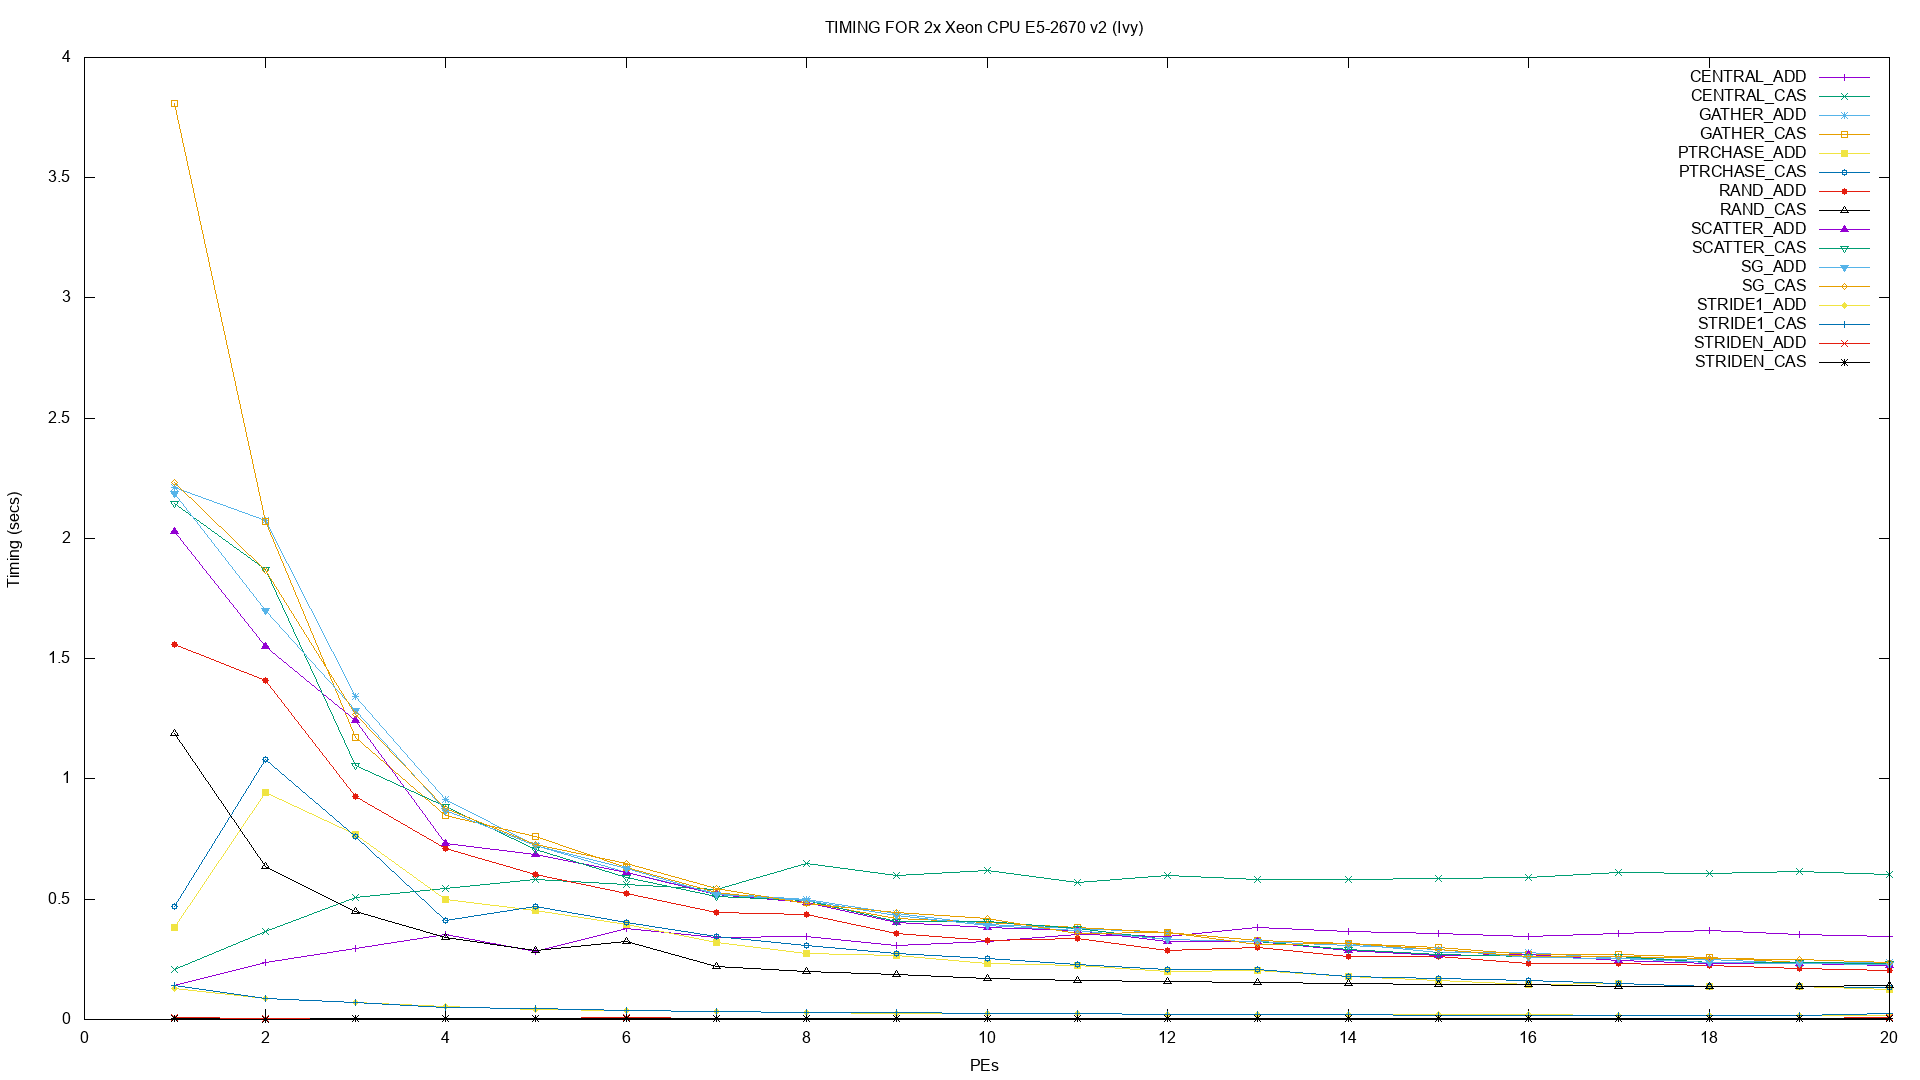

Here is the gnuplot script that generated this plot:
#-- TIMING.gnuplot

set pointintervalbox 3
set term png size 1920,1080
set title "TIMING FOR 2x Xeon CPU E5-2670 v2 (Ivy)"
set output "TIMING.png"
set ylabel "Timing (secs)"
set xlabel "PEs"

plot  'CENTRAL_ADD.txt' using 1:2 with linespoints title 'CENTRAL\_ADD',\
      'CENTRAL_CAS.txt' using 1:2 with linespoints title 'CENTRAL\_CAS',\
      'GATHER_ADD.txt' using 1:2 with linespoints title 'GATHER\_ADD',\
      'GATHER_CAS.txt' using 1:2 with linespoints title 'GATHER\_CAS',\
      'PTRCHASE_ADD.txt' using 1:2 with linespoints title 'PTRCHASE\_ADD',\
      'PTRCHASE_CAS.txt' using 1:2 with linespoints title 'PTRCHASE\_CAS',\
      'RAND_ADD.txt' using 1:2 with linespoints title 'RAND\_ADD',\
      'RAND_CAS.txt' using 1:2 with linespoints title 'RAND\_CAS',\
      'SCATTER_ADD.txt' using 1:2 with linespoints title 'SCATTER\_ADD',\
      'SCATTER_CAS.txt' using 1:2 with linespoints title 'SCATTER\_CAS',\
      'SG_ADD.txt' using 1:2 with linespoints title 'SG\_ADD',\
      'SG_CAS.txt' using 1:2 with linespoints title 'SG\_CAS',\
      'STRIDE1_ADD.txt' using 1:2 with linespoints title 'STRIDE1\_ADD',\
      'STRIDE1_CAS.txt' using 1:2 with linespoints title 'STRIDE1\_CAS',\
      'STRIDEN_ADD.txt' using 1:2 with linespoints title 'STRIDEN\_ADD',\
      'STRIDEN_CAS.txt' using 1:2 with linespoints title 'STRIDEN\_CAS'
